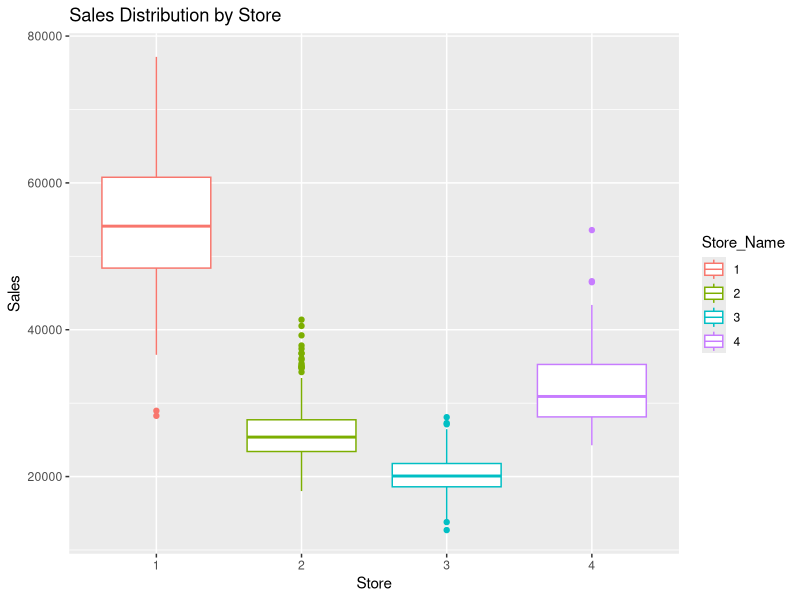
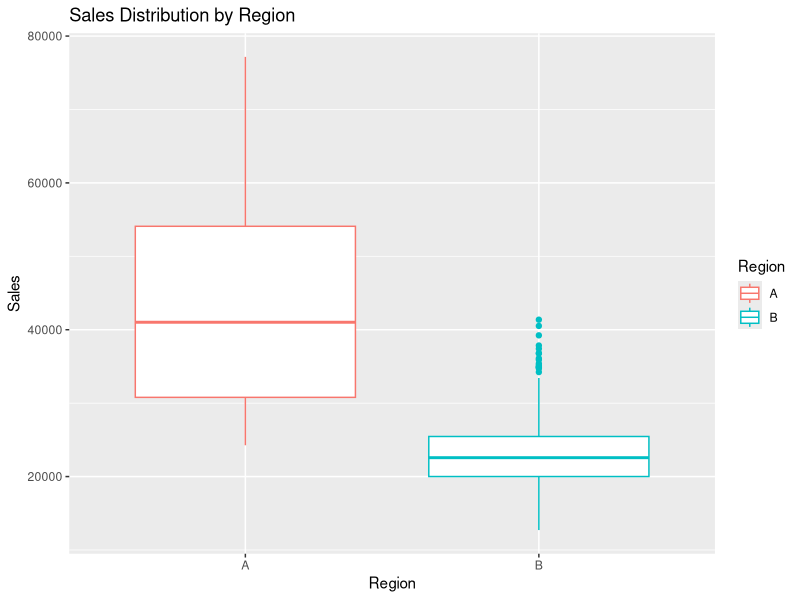
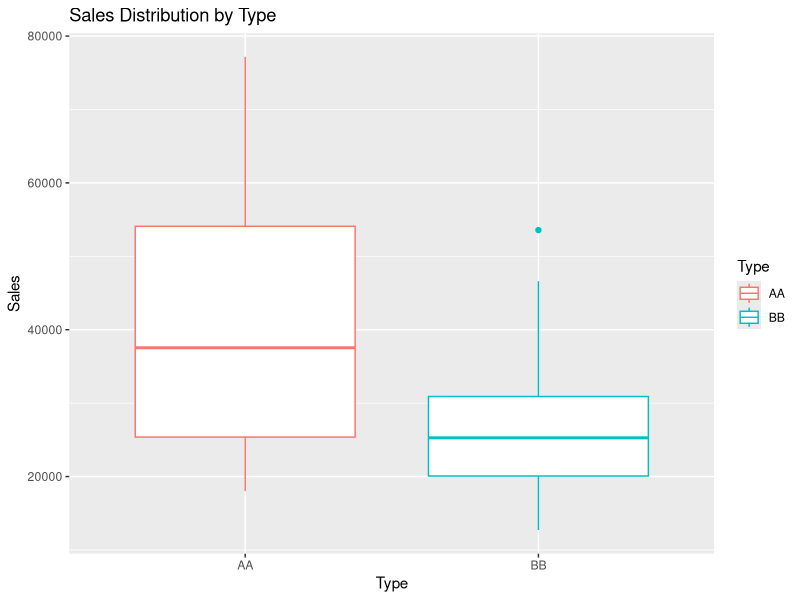
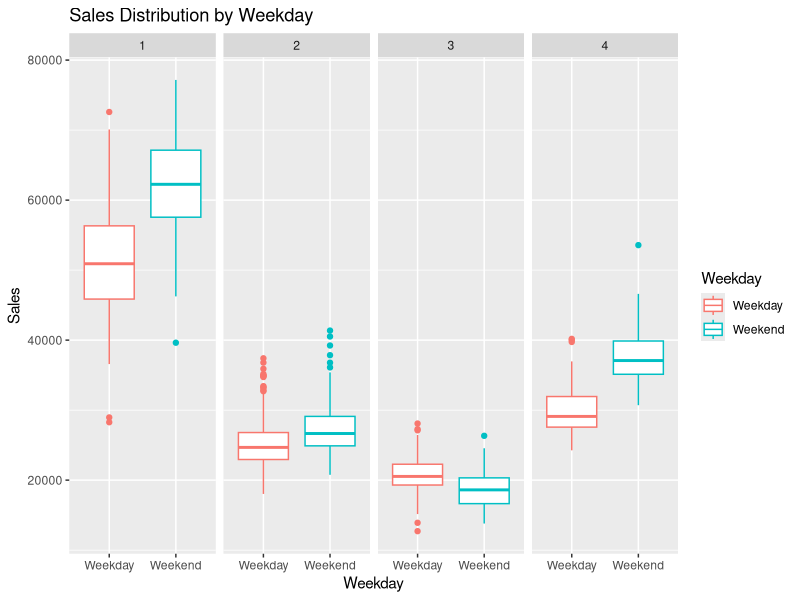
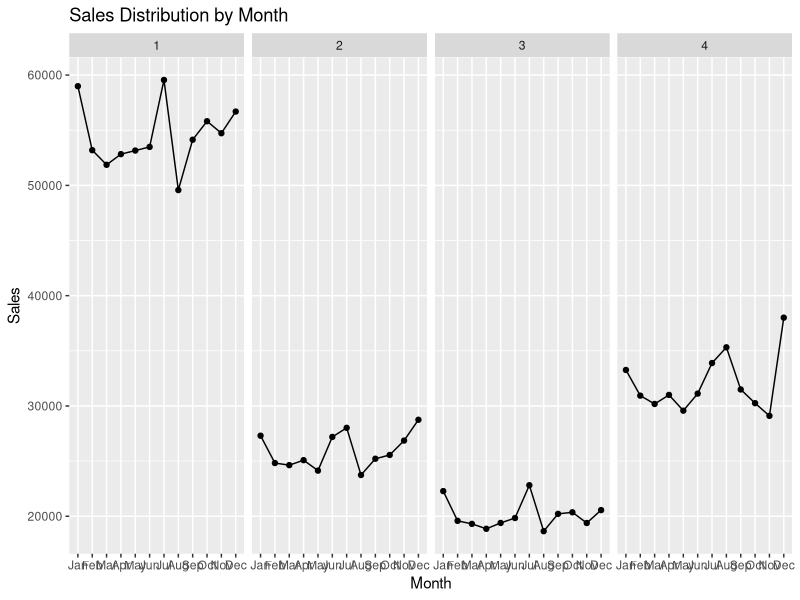

The R script that drew these images, in order:
## ---- chunk 1
knitr::opts_chunk$set(echo = TRUE)
## ---- chunk 2
library(tidyverse)
library(knitr)

SalesData <- read_csv('./Restaurant_Sales.csv')

head( SalesData[1:10,], row.names = F, caption = '原始資料')
## ---- chunk 3
# SalesData %>% class()
SalesData$Store_Name <- as.factor(SalesData$Store_Name)

SalesData %>%
  filter(Store_Name %in% 4)

ggplot(data = SalesData) + geom_boxplot(aes( x= Store_Name, y= Sales, colour = Store_Name)) + 
  labs( x = 'Store',
        y = 'Sales',
        title = 'Sales Distribution by Store')
## ---- chunk 4
ggplot(data = SalesData) + geom_boxplot(aes( x = Region, y = Sales,colour = Region)) + 
  labs( x = 'Region',
        y = 'Sales',
        title = 'Sales Distribution by Region')
## ---- chunk 5
ggplot(data = SalesData) + geom_boxplot(aes( x = Type, y = Sales, colour = Type)) + 
  labs( x = 'Type',
        y = 'Sales',
        title = 'Sales Distribution by Type')
## ---- chunk 6
ggplot(data = SalesData) + geom_boxplot(aes( x = Weekday, y = Sales, colour = Weekday)) + 
  facet_grid(. ~ Store_Name) + ##  這邊～ 前後有沒有“.” 不影響。然後facet_wrap，會把subplot用成長方形排版，但是我覺得比不上col. 分割做比較。
  labs( x = 'Weekday',
        y = 'Sales',
        title = 'Sales Distribution by Weekday') 
## ---- chunk 7
SalesData$Month <- factor(SalesData$Month, levels = c('Jan','Feb','Mar','Apr','May','Jun','Jul','Aug','Sep','Oct','Nov','Dec'))

SalesDatabyMonth <- SalesData %>% 
  group_by(Store_Name, Month) %>%
  summarise(SalesMean = mean(Sales))

SalesDatabyMonth


#補充：geom_path: Each group consists of only one observation. Do you need to adjust the group aesthetic?
#參考資料：x 軸( period ) 是一個`因子`而不是數值，因此它不會連接它們。 你可以通過在美學（aes, geomLine，確實有group這個aes)中，設置 group = 1 來修復這個問題，這告訴ggplot2將它們組合成一行。
ggplot(data = SalesDatabyMonth, aes(x = Month, y = SalesMean, group = 1)) + geom_point() + geom_line() +
  facet_grid(.~Store_Name) + ## 變數擺在~左邊，是for row. 反之右邊是for col.
  labs( x = 'Month',
        y = 'Sales',
        title = 'Sales Distribution by Month') 
## ---- chunk 8
DataA <- SalesData %>%
  filter( Region %in% 'A') ##A為觀光區
DataB <- SalesData %>%
  filter( Region %in% 'B') ##B為商業區
## ---- chunk 9
Model.A.Type <- lm( Sales ~ Type, data = DataA)
Model.B.Type <- lm( Sales ~ Type, data = DataB)
## ---- chunk 10
summary(Model.A.Type)
